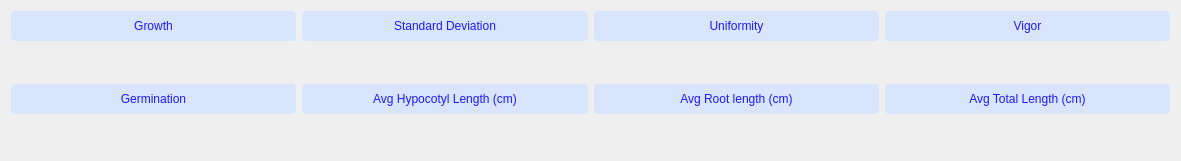
   <widget class="QWidget" name="horizontalLayoutWidget_2">
    <property name="geometry">
     <rect>
      <x>60</x>
      <y>770</y>
      <width>1181</width>
      <height>161</height>
     </rect>
    </property>
    <layout class="QHBoxLayout" name="horizontalLayout_2">
     <item>
      <layout class="QGridLayout" name="gridLayout">
       <item row="3" column="1">
        <widget class="QLabel" name="label">
         <property name="styleSheet">
          <string notr="true">background-color:rgba(216, 229, 253,255);
font: 63 10pt &quot;Segoe UI Semibold&quot;;
color: rgb(32, 24, 255);
border-radius:4;</string>
         </property>
         <property name="text">
          <string>Avg Hypocotyl Length (cm)</string>
         </property>
         <property name="alignment">
          <set>Qt::AlignCenter</set>
         </property>
        </widget>
       </item>
       <item row="3" column="3">
        <widget class="QLabel" name="label_10">
         <property name="styleSheet">
          <string>background-color:rgba(216, 229, 253,255);
font: 63 10pt &quot;Segoe UI Semibold&quot;;
color: rgb(32, 24, 255);
border-radius:4;</string>
         </property>
         <property name="text">
          <string>Avg Total Length (cm)</string>
         </property>
         <property name="alignment">
          <set>Qt::AlignCenter</set>
         </property>
        </widget>
       </item>
       <item row="2" column="1">
        <widget class="QLabel" name="label_sd">
         <property name="styleSheet">
          <string notr="true">font: 63 10pt &quot;Segoe UI Semibold&quot;;</string>
         </property>
         <property name="text">
          <string/>
         </property>
         <property name="alignment">
          <set>Qt::AlignCenter</set>
         </property>
        </widget>
       </item>
       <item row="3" column="2">
        <widget class="QLabel" name="label_9">
         <property name="styleSheet">
          <string notr="true">background-color:rgba(216, 229, 253,255);
font: 63 10pt &quot;Segoe UI Semibold&quot;;
color: rgb(32, 24, 255);
border-radius:4;</string>
         </property>
         <property name="text">
          <string>Avg Root length (cm)</string>
         </property>
         <property name="alignment">
          <set>Qt::AlignCenter</set>
         </property>
        </widget>
       </item>
       <item row="0" column="2">
        <widget class="QLabel" name="label_15">
         <property name="styleSheet">
          <string notr="true">background-color:rgba(216, 229, 253,255);
font: 63 10pt &quot;Segoe UI Semibold&quot;;
color: rgb(32, 24, 255);
border-radius:4;</string>
         </property>
         <property name="text">
          <string>Uniformity</string>
         </property>
         <property name="alignment">
          <set>Qt::AlignCenter</set>
         </property>
        </widget>
       </item>
       <item row="0" column="1">
        <widget class="QLabel" name="label_16">
         <property name="styleSheet">
          <string notr="true">background-color:rgba(216, 229, 253,255);
font: 63 10pt &quot;Segoe UI Semibold&quot;;
color: rgb(32, 24, 255);
border-radius:4;</string>
         </property>
         <property name="text">
          <string>Standard Deviation</string>
         </property>
         <property name="alignment">
          <set>Qt::AlignCenter</set>
         </property>
        </widget>
       </item>
       <item row="4" column="2">
        <widget class="QLabel" name="label_avg_root">
         <property name="styleSheet">
          <string notr="true">font: 63 10pt &quot;Segoe UI Semibold&quot;;</string>
         </property>
         <property name="text">
          <string/>
         </property>
         <property name="alignment">
          <set>Qt::AlignCenter</set>
         </property>
        </widget>
       </item>
       <item row="2" column="2">
        <widget class="QLabel" name="label_uniformity">
         <property name="styleSheet">
          <string notr="true">font: 63 10pt &quot;Segoe UI Semibold&quot;;</string>
         </property>
         <property name="text">
          <string/>
         </property>
         <property name="alignment">
          <set>Qt::AlignCenter</set>
         </property>
        </widget>
       </item>
       <item row="2" column="3">
        <widget class="QLabel" name="label_seedvigor">
         <property name="styleSheet">
          <string notr="true">font: 63 10pt &quot;Segoe UI Semibold&quot;;</string>
         </property>
         <property name="text">
          <string/>
         </property>
         <property name="alignment">
          <set>Qt::AlignCenter</set>
         </property>
        </widget>
       </item>
       <item row="3" column="0">
        <widget class="QLabel" name="label_5">
         <property name="styleSheet">
          <string notr="true">background-color:rgba(216, 229, 253,255);
font: 63 10pt &quot;Segoe UI Semibold&quot;;
color: rgb(32, 24, 255);
border-radius:4;</string>
         </property>
         <property name="text">
          <string>Germination</string>
         </property>
         <property name="alignment">
          <set>Qt::AlignCenter</set>
         </property>
        </widget>
       </item>
       <item row="2" column="0">
        <widget class="QLabel" name="label_growth">
         <property name="styleSheet">
          <string notr="true">font: 63 10pt &quot;Segoe UI Semibold&quot;;</string>
         </property>
         <property name="text">
          <string/>
         </property>
         <property name="alignment">
          <set>Qt::AlignCenter</set>
         </property>
        </widget>
       </item>
       <item row="4" column="0">
        <widget class="QLabel" name="label_germination">
         <property name="styleSheet">
          <string notr="true">font: 63 10pt &quot;Segoe UI Semibold&quot;;</string>
         </property>
         <property name="text">
          <string/>
         </property>
         <property name="alignment">
          <set>Qt::AlignCenter</set>
         </property>
        </widget>
       </item>
       <item row="4" column="1">
        <widget class="QLabel" name="label_avg_hypocotyl">
         <property name="styleSheet">
          <string notr="true">font: 63 10pt &quot;Segoe UI Semibold&quot;;</string>
         </property>
         <property name="text">
          <string/>
         </property>
         <property name="alignment">
          <set>Qt::AlignCenter</set>
         </property>
        </widget>
       </item>
       <item row="4" column="3">
        <widget class="QLabel" name="label_avg_total_length">
         <property name="styleSheet">
          <string notr="true">font: 63 10pt &quot;Segoe UI Semibold&quot;;</string>
         </property>
         <property name="text">
          <string/>
         </property>
         <property name="alignment">
          <set>Qt::AlignCenter</set>
         </property>
        </widget>
       </item>
       <item row="0" column="0">
        <widget class="QLabel" name="label_13">
         <property name="styleSheet">
          <string notr="true">background-color:rgba(216, 229, 253,255);
font: 63 10pt &quot;Segoe UI Semibold&quot;;
color: rgb(32, 24, 255);
border-radius:4;</string>
         </property>
         <property name="text">
          <string>Growth</string>
         </property>
         <property name="alignment">
          <set>Qt::AlignCenter</set>
         </property>
        </widget>
       </item>
       <item row="0" column="3">
        <widget class="QLabel" name="label_12">
         <property name="styleSheet">
          <string notr="true">background-color:rgba(216, 229, 253,255);
font: 63 10pt &quot;Segoe UI Semibold&quot;;
color: rgb(32, 24, 255);
border-radius:4;</string>
         </property>
         <property name="text">
          <string>Vigor</string>
         </property>
         <property name="alignment">
          <set>Qt::AlignCenter</set>
         </property>
        </widget>
       </item>
      </layout>
     </item>
    </layout>
   </widget>
